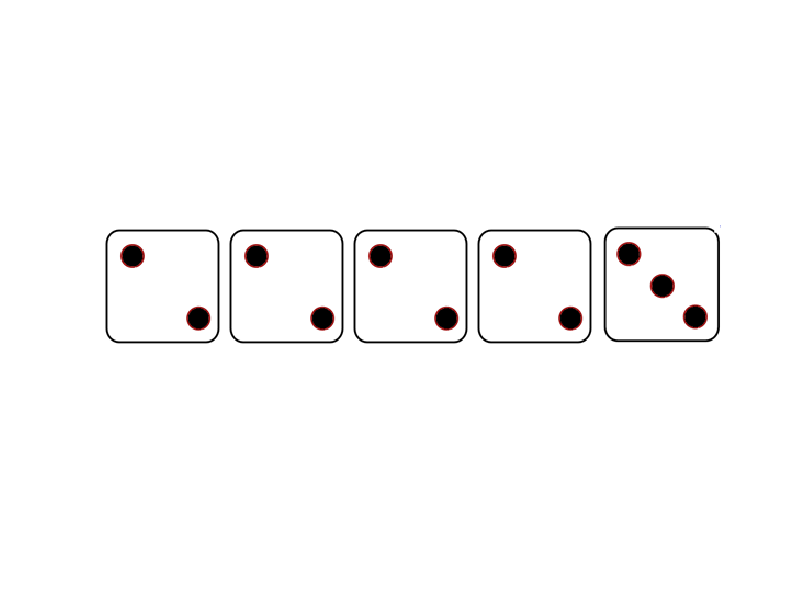

This figure's MATLAB source:
%% Main File
    %%This is where most of the code will go
load Dice.mat

Yes = 1;
No = 0;


%% This is the main menu Prompt

fprintf('Welcome to yatzee\n')
fprintf('would you like to play?\n')
Menu = input('Yes or No? \n'); 

if Menu == 0
    fprintf ('Have a great day.')
    quit
else
    fprintf('Okay then lets start the game!\n')
end
    %%just a check for user to confirm start of program

%% This is the first Role

role = randi([1 6], [1 5]);
    %%roles dice using random numbers

imshow([Dice{role}]);
    %%this dispays the role using the Dice.mat file


%% This is the start of the first ReRole

reference = role ;
    %%used for troubleshooting issues in ReRole function
    %%a copy of the original role so i can reference back to the original

rerole = input('Would you like to rerole any dice?\n');

if rerole == 1

    NR1 = input('Would you like to rerole dice 1?  ');
    NR2 = input('Would you like to rerole dice 2?  ');
    NR3 = input('Would you like to rerole dice 3?  ');
    NR4 = input('Would you like to rerole dice 4?  ');
    NR5 = input('Would you like to rerole dice 5?  ');
        %%used for determining what dice need to be rerolled at the request
        %%of the user

    role2 = randi([1 6], [1 5]);
        %%a new random number aray for later use

    if NR1 == 1
        reference(1) = role2(1);
    end

    if NR2 == 1
        reference(2) = role2(2);
    end

    if NR3 == 1
        reference(3) = role2(3);
    end

    if NR4 == 1
        reference(4) = role2(4);
    end

    if NR5 == 1
        reference(5) = role2(5);
    end
        %%based on the users selection these conditional statements replace
        %%the original dice roles with the new coresponding dice values

    imshow([Dice{reference}]);
        %%displays the new dice roll

%% This is the start of the second ReRole

    rerole = input('Would you like to rerole any dice?\n');

    if rerole == 1
        NR1 = input('Would you like to rerole dice 1?  ');
        NR2 = input('Would you like to rerole dice 2?  ');
        NR3 = input('Would you like to rerole dice 3?  ');
        NR4 = input('Would you like to rerole dice 4?  ');
        NR5 = input('Would you like to rerole dice 5?  ');
            %%used for determining what dice need to be rerolled at the request
            %%of the user
        
        role3 = randi([1 6], [1 5]);
            %%a new random number aray for later use
        
        if NR1 == 1
            reference(1) = role3(1);
        end

        if NR2 == 1
            reference(2) = role3(2);
        end

        if NR3 == 1
            reference(3) = role3(3);
        end

        if NR4 == 1
            reference(4) = role3(4);
        end

        if NR5 == 1
            reference(5) = role3(5);
        end
            %%based on the users selection these conditional statements replace
            %%the original dice roles with the new coresponding dice values

        imshow([Dice{reference}]);
            %%displays the new dice roll
            
        fprintf('Time to select your catagory! \n')
    else
        fprintf('Time to select your catagory! \n')
    end
else
    fprintf('Time to select your catagory! \n')
end


%% This is the start of the Upper Section of catagories

up = [0 0 0 0 0 0];

fprintf('You must first select a catagory you would like to score in the upper section. \n')

up(1) = sum(reference(:) == 1);
up(2) = sum(reference(:) == 2);
up(3) = sum(reference(:) == 3);
up(4) = sum(reference(:) == 4);
up(5) = sum(reference(:) == 5);
up(6) = sum(reference(:) == 6);
    %%counts the number of each dice in its catagory

Aces = up(1) * 1;
Twos = up(2) * 2;
Threes = up(3) * 3;
Fours = up(4) * 4;
Fives = up(5) * 5;
Sixes = up(6) * 6;
    %%for corectly scorring each catagory 

upScore = input('You may choose between Aces, Twos, Threes, Fours, Fives, Sixes:    ');

fprintf('Your total score in the upper section is: %g', upScore);
%% This is the start of the Lower Section of catagories

fprintf('\nYou must now select a catagory you would like to score in the lower section. \n')

n = 0;
i=0;
%%while i<7
%    if sum(reference(:) == i) == 3
%       fprintf('no\n');
%        i=i+1;
%        n=i;
%    else
%        fprintf('congrats dude');
        
%    end
%end
    %%This loop is currently not working. comment out if a run is required.
    
